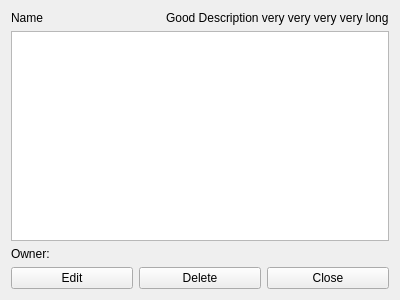
<?xml version="1.0" encoding="UTF-8"?>
<ui version="4.0">
 <class>PhotoForm</class>
 <widget class="QWidget" name="PhotoForm">
  <property name="geometry">
   <rect>
    <x>0</x>
    <y>0</y>
    <width>400</width>
    <height>300</height>
   </rect>
  </property>
  <property name="windowTitle">
   <string>Form</string>
  </property>
  <layout class="QGridLayout" name="gridLayout">
   <item row="3" column="0" colspan="3">
    <widget class="QGraphicsView" name="photoView"/>
   </item>
   <item row="0" column="0" colspan="3">
    <layout class="QHBoxLayout" name="nameDescriptionLayout">
     <item>
      <widget class="QLabel" name="nameLabel">
       <property name="text">
        <string>Name </string>
       </property>
      </widget>
     </item>
     <item>
      <widget class="QLabel" name="descriptionLabel">
       <property name="text">
        <string>Good Description very very very very long</string>
       </property>
      </widget>
     </item>
    </layout>
   </item>
   <item row="5" column="2">
    <widget class="QPushButton" name="closeButton">
     <property name="text">
      <string>Close</string>
     </property>
    </widget>
   </item>
   <item row="5" column="0">
    <widget class="QPushButton" name="editButton">
     <property name="text">
      <string>Edit</string>
     </property>
    </widget>
   </item>
   <item row="5" column="1">
    <widget class="QPushButton" name="deleteButton">
     <property name="text">
      <string>Delete</string>
     </property>
    </widget>
   </item>
   <item row="4" column="0">
    <widget class="QLabel" name="ownerLabel">
     <property name="text">
      <string>Owner:</string>
     </property>
    </widget>
   </item>
   <item row="4" column="1">
    <widget class="QLabel" name="ownerNameLabel">
     <property name="text">
      <string/>
     </property>
    </widget>
   </item>
  </layout>
 </widget>
 <resources/>
 <connections/>
</ui>
